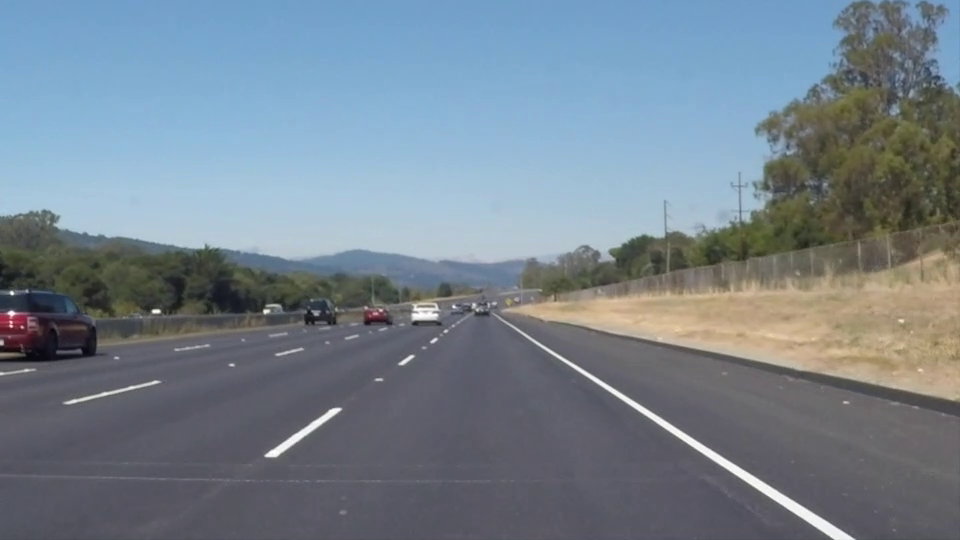
//> input picture frame 22 of road_video.mp4, 960 x 540 px
$ ./road_lane   (built with g++ and OpenCV 4)
//> lines starting //> are read from the running program, lines starting //| are printed output that depends on the picture; after the words box and inside, x2 and y2 are one past the last pixel; in counts of white or black regions, pixels touching at a corner belong together
#include <opencv2/opencv.hpp>
#include <iostream>
#include <vector>
using namespace cv;
using namespace std;

// 输入视频路径
const string VIDEO_PATH = "road_video.mp4";
// 偏移报警阈值：像素，大于该值判定偏离车道
const int OFFSET_THRESHOLD = 30;

// --------------
// 1. Canny 边缘检测：灰度化 -> 高斯模糊去噪 -> Canny 提取边缘
// ---------------
Mat canny_edge(Mat img)
{
    Mat gray, blur_img, edges;
    cvtColor(img, gray, COLOR_BGR2GRAY);          // 转灰度，减少计算量
    GaussianBlur(gray, blur_img, Size(5, 5), 0);  // 高斯模糊去噪，避免误检
    Canny(blur_img, edges, 50, 150);              // 双阈值边缘检测
    return edges;
}

// ----------------------------
// 2. ROI 掩码：用梯形只保留路面车道区域，去掉天空/车外背景
// -----------------------------
Mat roi_mask(Mat edges)
{
    int height = edges.rows;
    int width = edges.cols;
    // 梯形顶点（车载视角路面：底部宽、顶部窄，汇聚到远处）
    vector<Point> points =
    {
        Point(width * 0.10, height),          // 左下
        Point(width * 0.45, height * 0.60),   // 左上
        Point(width * 0.55, height * 0.60),   // 右上
        Point(width * 0.90, height)           // 右下
    };
    // 全黑掩码 + 把梯形区域填成白色
    Mat mask = Mat::zeros(edges.size(), edges.type());
    fillConvexPoly(mask, points, Scalar(255));
    // 与运算：只保留梯形内的边缘
    Mat roi;
    bitwise_and(edges, mask, roi);
    return roi;
}

// ----------------------------
// 3. 筛选左右车道线：按斜率区分，再最小二乘拟合出平均直线
// -----------------------------
vector<Vec4i> average_lines(Mat img, vector<Vec4i> lines)
{
    vector<Vec4i> result;
    vector<Point2f> left_pts, right_pts;   // 收集左右车道线的点集
    if (lines.empty()) return result;
    for (size_t i = 0; i < lines.size(); i++)
    {
        int x1 = lines[i][0], y1 = lines[i][1];
        int x2 = lines[i][2], y2 = lines[i][3];
        if (x2 - x1 == 0) continue;   // 排除竖直线
        double slope = (double)(y2 - y1) / (x2 - x1);
        if (abs(slope) < 0.5) continue;  // 排除接近水平的干扰线
        // 斜率为负  左车道线；斜率为正  右车道线
        if (slope < 0)
        {
            left_pts.push_back(Point2f(x1, y1));
            left_pts.push_back(Point2f(x2, y2));
        }
        else
        {
            right_pts.push_back(Point2f(x1, y1));
            right_pts.push_back(Point2f(x2, y2));
        }
    }
    int height = img.rows;
    int y_bottom = height;             // 车道线下端点（画面底部）
    int y_top = (int)(height * 0.65);  // 车道线上端点（远处）
    // 最小二乘拟合左车道（fitLine 返回方向向量(vx,vy)和线上一点(x0,y0)）
    if (!left_pts.empty())
    {
        Vec4f l;
        fitLine(left_pts, l, DIST_L2, 0, 0.01, 0.01);
        int x1 = (int)(l[2] + (y_bottom - l[3]) * l[0] / l[1]);
        int x2 = (int)(l[2] + (y_top - l[3]) * l[0] / l[1]);
        result.push_back(Vec4i(x1, y_bottom, x2, y_top));
    }
    // 最小二乘拟合右车道
    if (!right_pts.empty())
    {
        Vec4f r;
        fitLine(right_pts, r, DIST_L2, 0, 0.01, 0.01);
        int x1 = (int)(r[2] + (y_bottom - r[3]) * r[0] / r[1]);
        int x2 = (int)(r[2] + (y_top - r[3]) * r[0] / r[1]);
        result.push_back(Vec4i(x1, y_bottom, x2, y_top));
    }
    return result;
}

// --------
// 4. 绘制车道线
//    画面中两条粗线的意义：
//      红线(i==0) = 拟合出来的左车道边线，对应现实道路左侧的标线
//      绿线(i==1) = 拟合出来的右车道边线，对应现实道路右侧的标线
//    两条线之间的范围就是程序识别出的当前可行驶车道。
// -------------------
void draw_lanes(Mat &img, vector<Vec4i> lanes)
{
    for (size_t i = 0; i < lanes.size(); i++)
    {
        Scalar color;
        // i==0：红色左车道线；i==1：绿色右车道线
        if (i == 0)
        {
            color = Scalar(0, 0, 255);   // Red 左车道
        }
        else
        {
            color = Scalar(0, 255, 0);   // Green 右车道
        }

        line(img, Point(lanes[i][0], lanes[i][1]),
            Point(lanes[i][2], lanes[i][3]), color, 8);
    }
}

// -------------------------------------------------------------
// 主函数
// -------------------------------------------------------------
int main()
{
    // 打开视频（优先加载同目录 road_video.mp4，失败则用摄像头）
    VideoCapture cap;
    cap.open(VIDEO_PATH);
    if (!cap.isOpened())
    {
        cout << "无法打开视频/摄像头！请确认 road_video.mp4 存在，或修改 VIDEO_PATH。" << endl;
        return -1;
    }
    Mat frame;
    while (true)
    {
        cap >> frame;
//> frame is the input picture: 540 rows x 960 cols, CV_8UC3; mean B, G, R 141.9, 130.7, 117.7
        if (frame.empty()) break;   // 视频播放结束
        resize(frame, frame, Size(800, 450));   // 统一尺寸便于显示
//> frame: 450 rows x 800 cols, CV_8UC3
        // 边缘检测 -> 提取路面ROI -> 霍夫检测直线
        Mat edges = canny_edge(frame);
//> in canny_edge, `cvtColor(img, gray, COLOR_BGR2GRAY);`:
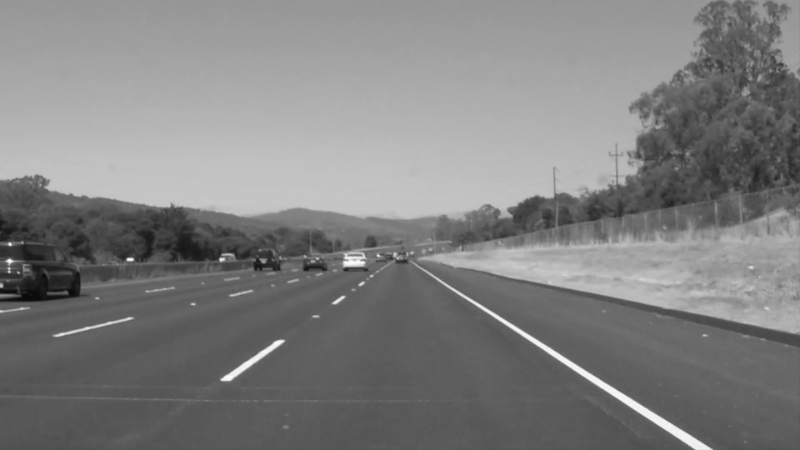
//> gray: 450 rows x 800 cols, CV_8UC1; min 7, max 254, mean 128
//> in canny_edge, `Canny(blur_img, edges, 50, 150);`:
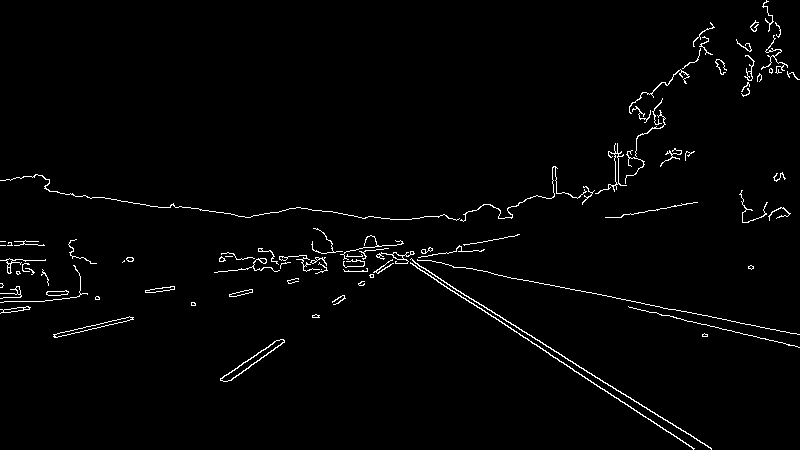
//> edges: 450 rows x 800 cols, CV_8UC1; 1.8% white in thin lines or dots
        Mat roi = roi_mask(edges);
//> in roi_mask, `fillConvexPoly(mask, points, Scalar(255));`:
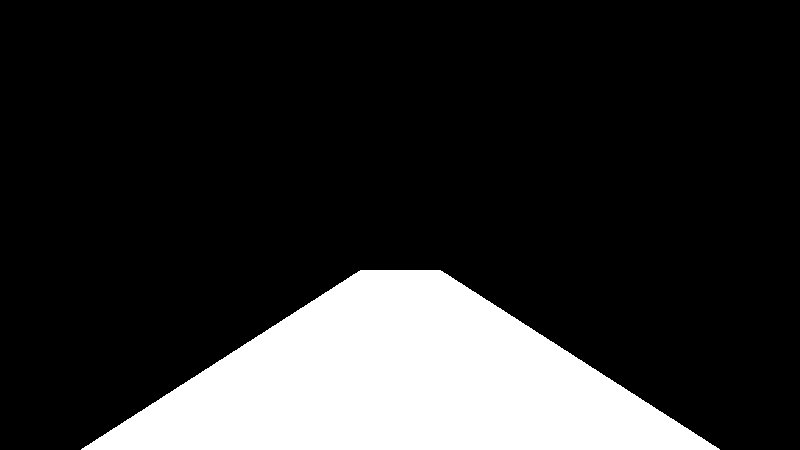
//> mask: 450 rows x 800 cols, CV_8UC1; 18% white; 1 white region, box (x1, y1, x2, y2) and area: (81, 270, 720, 450) 64900
//> in roi_mask, `bitwise_and(edges, mask, roi);`:
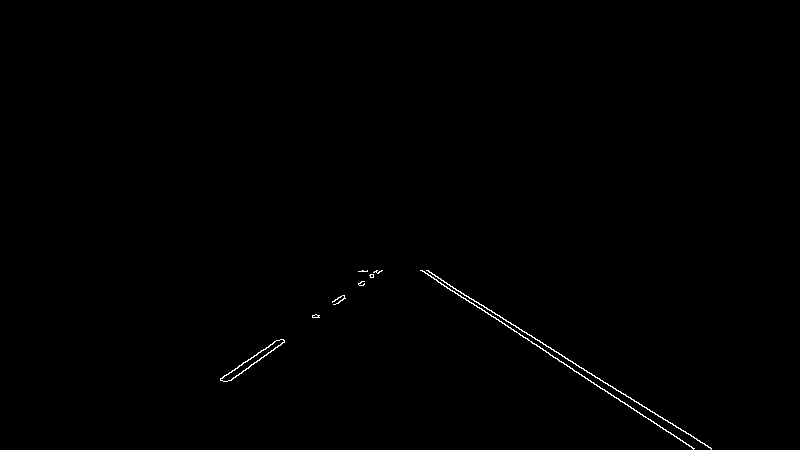
//> roi: 450 rows x 800 cols, CV_8UC1; 0.34% white in thin lines or dots, all inside (x1, y1, x2, y2) = (220, 270, 712, 450)
        vector<Vec4i> lines;
        HoughLinesP(roi, lines,
            1,            // 距离分辨率 1 像素
            CV_PI / 180,  // 角度分辨率 1 度
            50,           // 累加器阈值（越大检测越严格）
            50,           // 最小线段长度
            10);          // 线段最大间隙
//> lines = 7 lines (x1, y1, x2, y2): [432, 274, 711, 449], [505, 325, 694, 448], [420, 270, 636, 410], [426, 270, 711, 448], [230, 380, 284, 341], [220, 379, 278, 340], [220, 378, 276, 340]
        // 4) 拟合左右车道线并绘制
        vector<Vec4i> lanes = average_lines(frame, lines);
//> the loop in average_lines, `for (size_t i = 0; i < lines.size(); i++)` made 7 passes
//> (x1, y1, x2, y2, slope) on passes 1 to 7: (432, 274, 711, 449, 0.627), (505, 325, 694, 448, 0.651), (420, 270, 636, 410, 0.648), (426, 270, 711, 448, 0.625), (230, 380, 284, 341, -0.722), (220, 379, 278, 340, -0.672), (220, 378, 276, 340, -0.679)
//> in average_lines, `fitLine(left_pts, l, DIST_L2, 0, 0.01, 0.01);`: l = [0.827, -0.562, 251.3, 359.7]
//> in average_lines, `int x1 = (int)(l[2] + (y_bottom - l[3]) * l[0] / l[1]);`: x1 = 118
//> in average_lines, `int x2 = (int)(l[2] + (y_top - l[3]) * l[0] / l[1]);`: x2 = 350
//> in average_lines, `result.push_back(Vec4i(x1, y_bottom, x2, y_top));`: result = 1 item: [118, 450, 350, 292]
//> in average_lines, `fitLine(right_pts, r, DIST_L2, 0, 0.01, 0.01);`: r = [0.844, 0.536, 566.9, 361.8]
//> in average_lines, `int x1 = (int)(r[2] + (y_bottom - r[3]) * r[0] / r[1]);`: x1 = 706
//> in average_lines, `int x2 = (int)(r[2] + (y_top - r[3]) * r[0] / r[1]);`: x2 = 456
//> in average_lines, `result.push_back(Vec4i(x1, y_bottom, x2, y_top));`: result = 2 items: [118, 450, 350, 292], [706, 450, 456, 292]
//> lanes has the same summary as result in average_lines
        draw_lanes(frame, lanes);
//> the loop in draw_lanes, `for (size_t i = 0; i < lanes.size(); i++)` made 2 passes
//> after the loop in draw_lanes, `for (size_t i = 0; i < lanes.size(); i++)`:
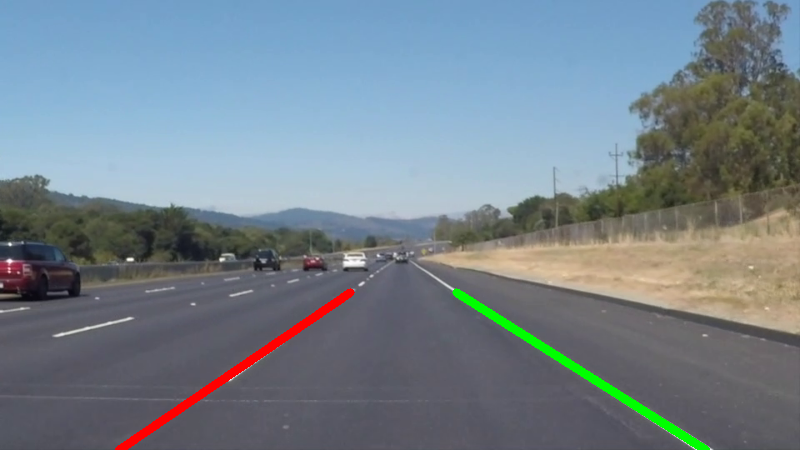
//> img: 450 rows x 800 cols, CV_8UC3; mean B, G, R 139.6, 130.2, 117.2

        //  车道偏移判断与屏幕文字打印
        // 判断原理：对比“车辆中心(画面水平中点)”与“车道中心线”的横向位置
        if (lanes.size() == 2)  // 必须同时检测到左、右两条车道线才计算偏移
        {
            // lanes[0] 红线(左车道)：lanes[0][0] 是左车道底部X坐标
            int x_left_bottom = lanes[0][0];
//> x_left_bottom = 118
            // lanes[1] 绿线(右车道)：lanes[1][0] 是右车道底部X坐标
            int x_right_bottom = lanes[1][0];
//> x_right_bottom = 706

            // 车道中心线x（左右车道线底部x坐标的中点）
            double lane_center_x = (x_left_bottom + x_right_bottom) / 2.0;
//> lane_center_x = 412
            // 车辆中心：取画面水平中点
            double car_center_x = frame.cols / 2.0;
//> car_center_x = 400

            // offset = 车中心 − 车道中心
            double offset = car_center_x - lane_center_x;
//> offset = -12

            string statusText;
            Scalar textColor;
            if (fabs(offset) < OFFSET_THRESHOLD)
            {
                statusText = "Center";
                textColor = Scalar(0, 255, 0);   // 绿色
            }
            else if (offset > 0)
            {
                // 车中心在车道中心线右边 -> 偏右 "Right"
                statusText = "Right";
                textColor = Scalar(0, 0, 255);   // 红色，醒目提示
            }
            else
            {
                // 车中心在车道中心线左边 -> 偏左 "Left"
                statusText = "Left";
                textColor = Scalar(0, 0, 255);   // 红色，醒目提示
            }
            // 在画面左上角打印大号文字（偏左/偏右用红色，居中用绿色）
            putText(frame, statusText, Point(40, 70),
                FONT_HERSHEY_SIMPLEX, 2.0, textColor, 4);
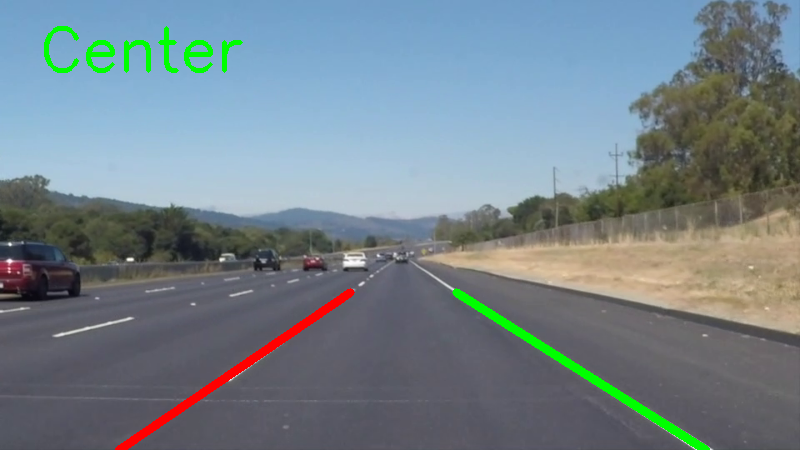
//> frame: 450 rows x 800 cols, CV_8UC3; 0.65% of pixels changed, all inside (x1, y1, x2, y2) = (44, 26, 243, 73)
        }
        else
        {
            // 没有同时识别出两条车道线，打印提示"None"
            putText(frame, "None", Point(40, 70),
                FONT_HERSHEY_SIMPLEX, 1.5, Scalar(0, 0, 255), 3);
        }
        // =========================================================

        imshow("车道线检测", frame);   // 显示结果
        // imshow("ROI边缘", roi);     // 想看中间过程可取消注释
        char key = waitKey(30);
//> the 'q' key is pressed

        //  ESC 或 Q 退出
        if (key == 27 || key == 'q' || key == 'Q')
        {
            break;
        }
    }
    //cap.release();
   // destroyAllWindows();
    return 0;
}

$ run again, starting later in the video
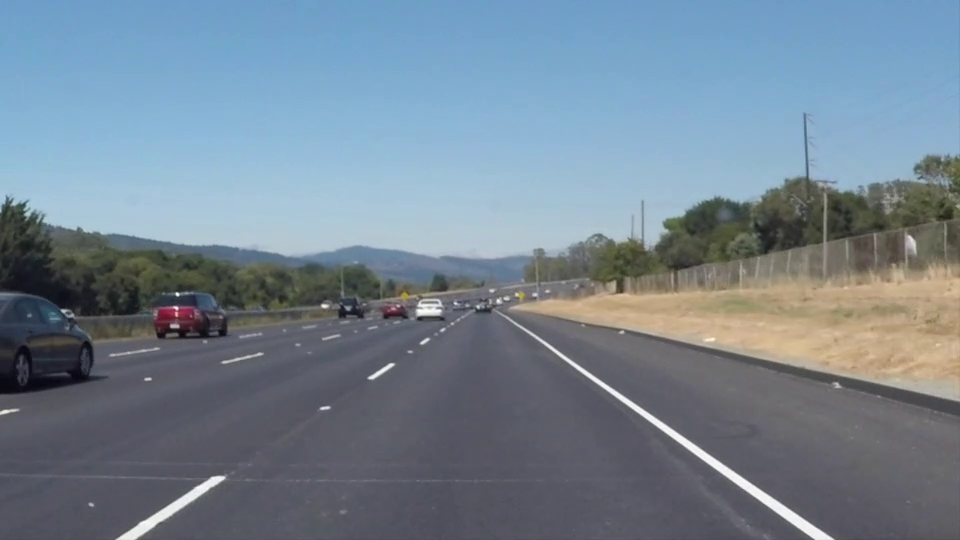
//> input picture frame 99 of road_video.mp4, 960 x 540 px
//> frame is the input picture: 540 rows x 960 cols, CV_8UC3; mean B, G, R 146, 132.3, 116.7
//> edges: 450 rows x 800 cols, CV_8UC1; 1.8% white in thin lines or dots, all inside (x1, y1, x2, y2) = (0, 94, 800, 450)
//> mask: 450 rows x 800 cols, CV_8UC1; 18% white; 1 white region, box (x1, y1, x2, y2) and area: (81, 270, 720, 450) 64900
//> roi: 450 rows x 800 cols, CV_8UC1; 0.36% white in thin lines or dots, all inside (x1, y1, x2, y2) = (97, 270, 695, 450)
//> lines = 9 lines (x1, y1, x2, y2), first 8: [430, 271, 657, 435], [478, 302, 694, 448], [606, 397, 677, 448], [97, 448, 176, 397], [113, 448, 187, 398], [456, 286, 581, 371], [441, 278, 677, 449], [114, 448, 173, 408]
//> the loop in average_lines, `for (size_t i = 0; i < lines.size(); i++)` made 9 passes
//> (x1, y1, x2, y2, slope) on passes 1 to 8: (430, 271, 657, 435, 0.722), (478, 302, 694, 448, 0.676), (606, 397, 677, 448, 0.718), (97, 448, 176, 397, -0.646), (113, 448, 187, 398, -0.676), (456, 286, 581, 371, 0.68), (441, 278, 677, 449, 0.725), (114, 448, 173, 408, -0.678)
//> l = [0.834, -0.551, 145.6, 421.8]
//> in average_lines, `int x1 = (int)(l[2] + (y_bottom - l[3]) * l[0] / l[1]);`: x1 = 102
//> in average_lines, `int x2 = (int)(l[2] + (y_top - l[3]) * l[0] / l[1]);`: x2 = 341
//> in average_lines, `result.push_back(Vec4i(x1, y_bottom, x2, y_top));`: result = 1 item: [102, 450, 341, 292]
//> r = [0.815, 0.58, 569.7, 368.5]
//> in average_lines, `int x1 = (int)(r[2] + (y_bottom - r[3]) * r[0] / r[1]);`: x1 = 684
//> in average_lines, `int x2 = (int)(r[2] + (y_top - r[3]) * r[0] / r[1]);`: x2 = 462
//> in average_lines, `result.push_back(Vec4i(x1, y_bottom, x2, y_top));`: result = 2 items: [102, 450, 341, 292], [684, 450, 462, 292]
//> lanes has the same summary as result in average_lines
//> the loop in draw_lanes, `for (size_t i = 0; i < lanes.size(); i++)` made 2 passes
//> after the loop in draw_lanes, `for (size_t i = 0; i < lanes.size(); i++)`:
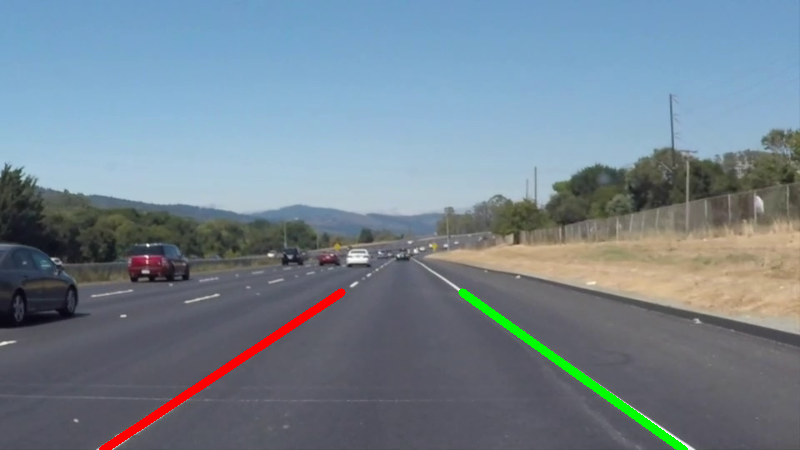
//> img: 450 rows x 800 cols, CV_8UC3; mean B, G, R 143.7, 131.7, 116.3
//> x_left_bottom = 102
//> x_right_bottom = 684
//> lane_center_x = 393
//> offset = 7
//> `putText(frame, statusText, Point(40, 70), FONT_HERSHEY_SIMPLEX, 2.0, t..`:
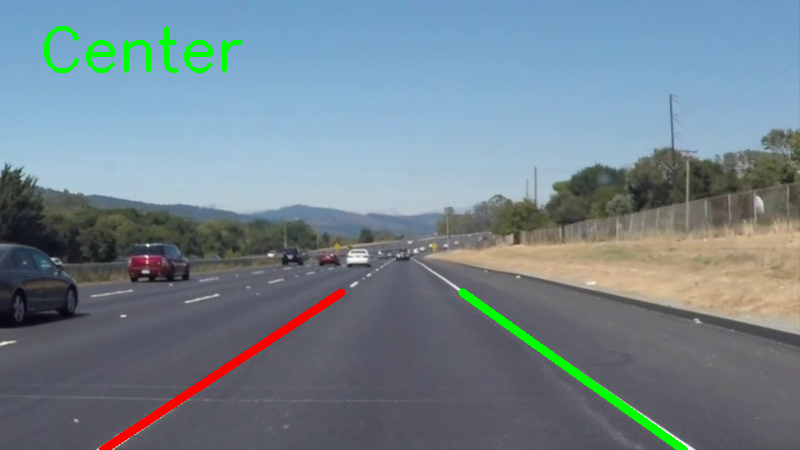
//> frame: 450 rows x 800 cols, CV_8UC3; 0.65% of pixels changed, all inside (x1, y1, x2, y2) = (44, 26, 243, 73)

$ run again, starting later in the video
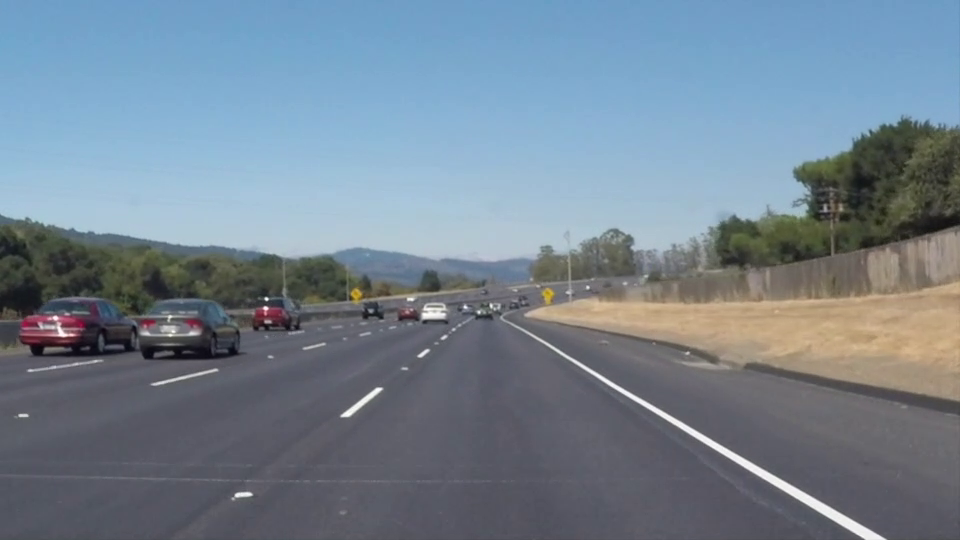
//> input picture frame 176 of road_video.mp4, 960 x 540 px
//> frame is the input picture: 540 rows x 960 cols, CV_8UC3; mean B, G, R 145.2, 131.6, 116.5
//> in canny_edge, `Canny(blur_img, edges, 50, 150);`:
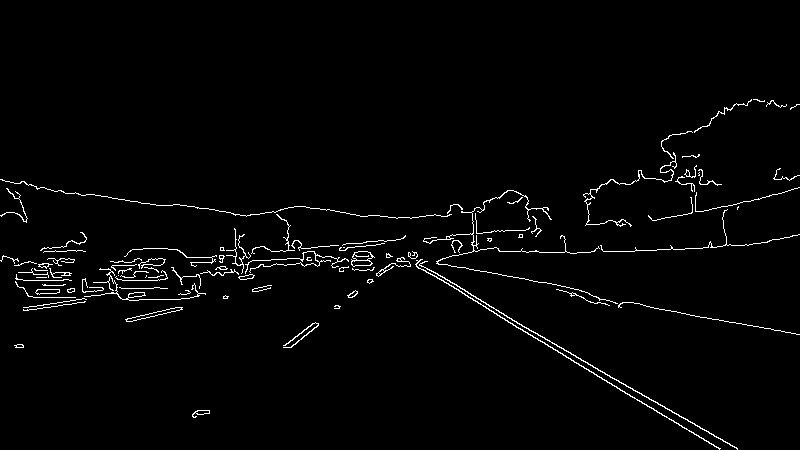
//> edges: 450 rows x 800 cols, CV_8UC1; 2% white in thin lines or dots, all inside (x1, y1, x2, y2) = (0, 99, 800, 450)
//> mask: 450 rows x 800 cols, CV_8UC1; 18% white; 1 white region, box (x1, y1, x2, y2) and area: (81, 270, 720, 450) 64900
//> roi: 450 rows x 800 cols, CV_8UC1; 0.26% white in thin lines or dots, all inside (x1, y1, x2, y2) = (192, 270, 720, 450)
//> lines = 4 lines (x1, y1, x2, y2): [486, 308, 718, 448], [430, 270, 564, 350], [424, 270, 570, 358], [431, 270, 581, 360]
//> the loop in average_lines, `for (size_t i = 0; i < lines.size(); i++)` made 4 passes
//> (x1, y1, x2, y2, slope) on passes 1 to 4: (486, 308, 718, 448, 0.603), (430, 270, 564, 350, 0.597), (424, 270, 570, 358, 0.603), (431, 270, 581, 360, 0.6)
//> r = [0.854, 0.52, 525.5, 329.2]
//> in average_lines, `int x1 = (int)(r[2] + (y_bottom - r[3]) * r[0] / r[1]);`: x1 = 723
//> in average_lines, `int x2 = (int)(r[2] + (y_top - r[3]) * r[0] / r[1]);`: x2 = 464
//> result = 1 item: [723, 450, 464, 292]
//> the loop in draw_lanes, `for (size_t i = 0; i < lanes.size(); i++)` made 1 pass
//> `putText(frame, "None", Point(40, 70), FONT_HERSHEY_SIMPLEX, 1.5, Scala..`:
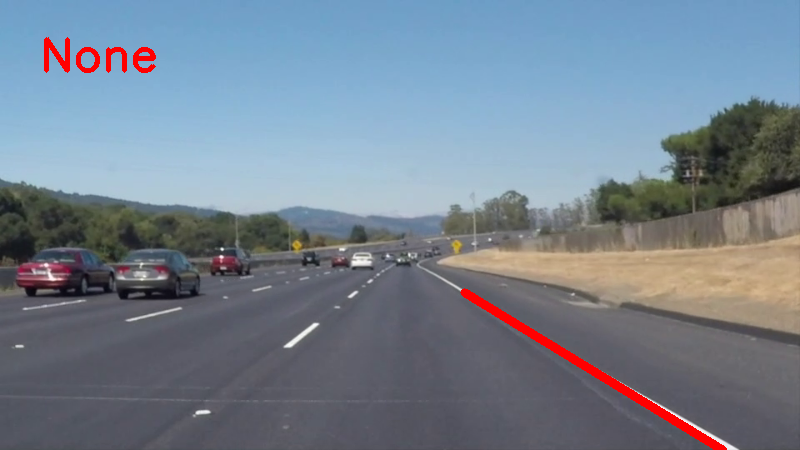
//> frame: 450 rows x 800 cols, CV_8UC3; mean B, G, R 143.1, 129.6, 117.6
